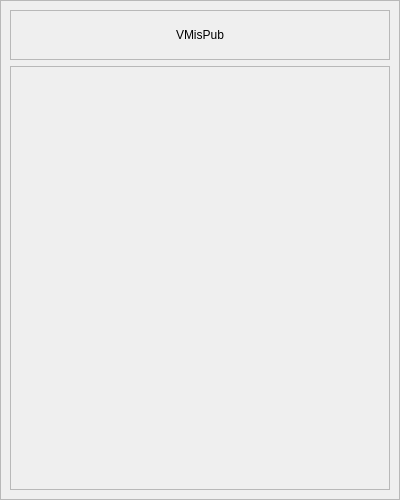
<?xml version="1.0" encoding="UTF-8"?>
<ui version="4.0">
 <class>VMisPub</class>
 <widget class="QMainWindow" name="VMisPub">
  <property name="geometry">
   <rect>
    <x>0</x>
    <y>0</y>
    <width>400</width>
    <height>500</height>
   </rect>
  </property>
  <property name="maximumSize">
   <size>
    <width>400</width>
    <height>500</height>
   </size>
  </property>
  <property name="windowTitle">
   <string>MainWindow</string>
  </property>
  <widget class="QWidget" name="centralwidget">
   <layout class="QVBoxLayout" name="verticalLayout">
    <property name="spacing">
     <number>0</number>
    </property>
    <property name="leftMargin">
     <number>0</number>
    </property>
    <property name="topMargin">
     <number>0</number>
    </property>
    <property name="rightMargin">
     <number>0</number>
    </property>
    <property name="bottomMargin">
     <number>0</number>
    </property>
    <item>
     <widget class="QFrame" name="frame">
      <property name="frameShape">
       <enum>QFrame::StyledPanel</enum>
      </property>
      <property name="frameShadow">
       <enum>QFrame::Raised</enum>
      </property>
      <layout class="QVBoxLayout" name="verticalLayout_2">
       <item>
        <widget class="QFrame" name="frame_2">
         <property name="maximumSize">
          <size>
           <width>16777215</width>
           <height>50</height>
          </size>
         </property>
         <property name="frameShape">
          <enum>QFrame::StyledPanel</enum>
         </property>
         <property name="frameShadow">
          <enum>QFrame::Raised</enum>
         </property>
         <layout class="QHBoxLayout" name="horizontalLayout">
          <item alignment="Qt::AlignHCenter">
           <widget class="QLabel" name="label">
            <property name="styleSheet">
             <string notr="true">font: 700 20pt &quot;Inter&quot;;</string>
            </property>
            <property name="text">
             <string>VMisPub</string>
            </property>
           </widget>
          </item>
         </layout>
        </widget>
       </item>
       <item>
        <widget class="QFrame" name="frame_publicaciones">
         <property name="frameShape">
          <enum>QFrame::StyledPanel</enum>
         </property>
         <property name="frameShadow">
          <enum>QFrame::Raised</enum>
         </property>
        </widget>
       </item>
      </layout>
     </widget>
    </item>
   </layout>
  </widget>
 </widget>
 <resources/>
 <connections/>
</ui>
